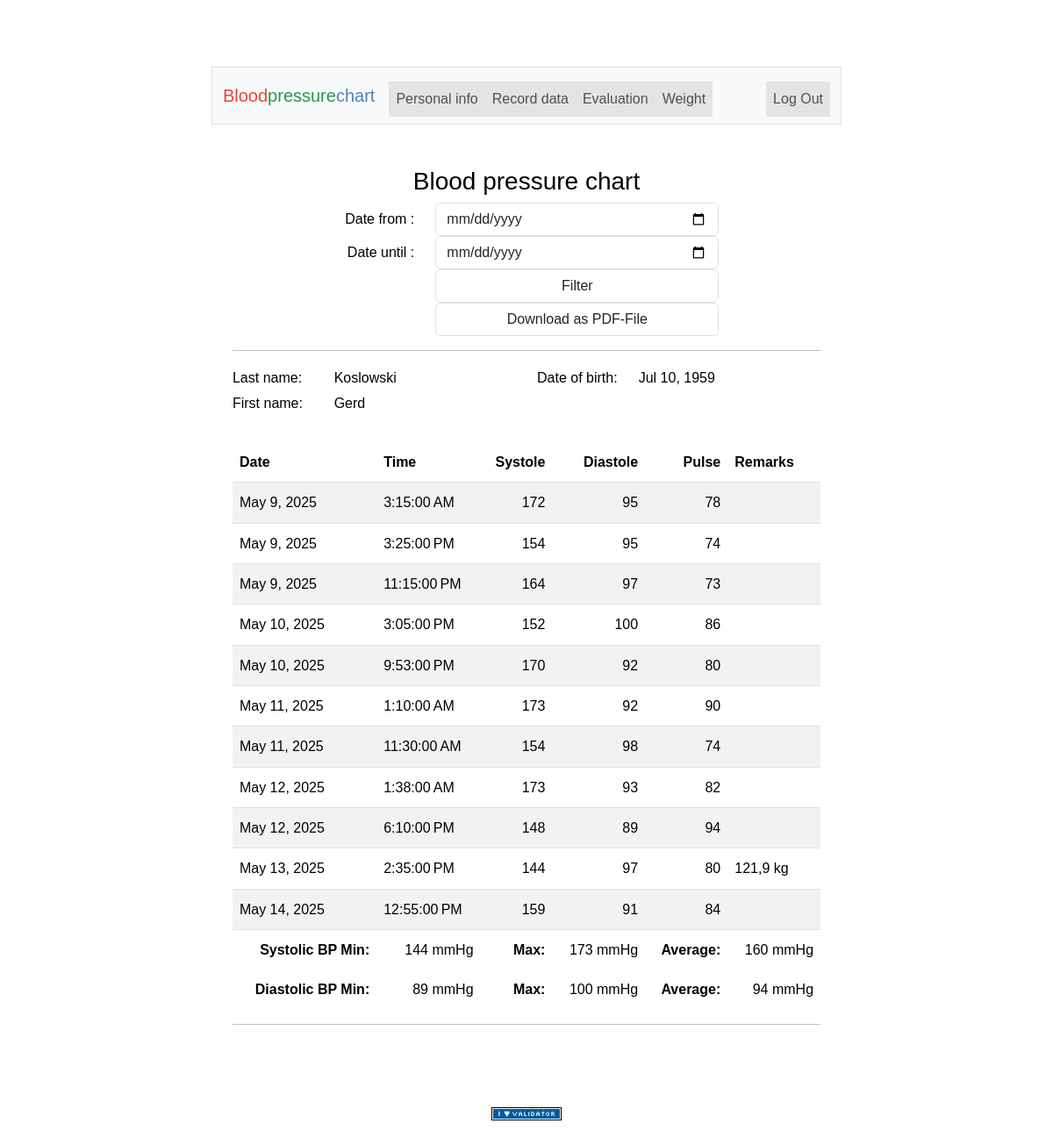
Page /diastole (signed in) on the committed database.
### tables this page shows
CREATE TABLE users (
    id INTEGER PRIMARY KEY AUTOINCREMENT NOT NULL,
    username TEXT NOT NULL,
    pwhash TEXT NOT NULL,
    firstname TEXT,
    lastname TEXT,
    birthday TEXT
    , body_height INTEGER DEFAULT 0, last_login TEXT DEFAULT "2025-05-14 01:10", retries INTEGER DEFAULT 0);

CREATE TABLE measurements (
    id  INTEGER PRIMARY KEY AUTOINCREMENT NOT NULL,
    userid  INTEGER NOT NULL,
    mdate   TEXT NOT NULL DEFAULT current_timestamp,
    systole INTEGER,
    diastole    INTEGER,
    pulse   INTEGER,
    remarks TEXT);

### app.py (the view)
@app.route("/diastole", methods=["GET", "POST"])
@login_required
def diastole():
    return blood_pressure_chart()

### app.py (called while the page is built)
def get_locale():
    return request.accept_languages.best_match(app.config['LANGUAGES'])

@app.after_request
def after_request(response):
    response.headers["Cache-Control"] = "no-cache, no-store, must-revalidate"
    response.headers["Expires"] = 0
    response.headers["Pragma"] = "no-cache"
    return response

### dbaccess.py (called while the page is built)
def get_locale():
    return request.accept_languages.best_match(current_app.config['LANGUAGES'])

def getDB():
    conn = sqlite3.connect('diastole.db')
    conn.row_factory = sqlite3.Row
    return conn

def get_personal_info(conn, userid):
    cur = conn.cursor()
    cur.execute("SELECT firstname, lastname, birthday, body_height FROM users WHERE id = ?", (userid,))
    rows = cur.fetchall()
    if len(rows) > 0:
        result = {}
        if rows[0]["firstname"] != None:
            result["firstname"] = rows[0]["firstname"]
        else:
            result["firstname"] = ""
        if rows[0]["lastname"] != None:
            result["lastname"] = rows[0]["lastname"]
        else:
            result["lastname"] = ""
        if rows[0]["birthday"] != None:
            result["birthday"] = rows[0]["birthday"]
        else:
            result["birthday"] = ""
        try:
            result["body_height"] = int( rows[0]["body_height"] )
        except (ValueError, TypeError):
            result["body_height"] = 0
        return result
    else:
        return {}

def getTime( mdate ):
    date = datetime.fromisoformat(mdate)
    return date.strftime("%H:%M")

def getDate( mdate ):
    date = datetime.fromisoformat(mdate)
    return date.strftime("%Y-%m-%d")

def date_format(mdate):
    try:
        d = date.fromisoformat(mdate)
    except (TypeError, ValueError):
        return ""
    return format_date(d, locale=get_locale())

def time_format(mtime):
    try:
        d = datetime.strptime(mtime, '%H:%M').time()
    except (TypeError, ValueError):
        return ""
    return format_time(d, locale=get_locale())

### helpers.py (called while the page is built)
def login_required(f):
    @wraps(f)
    def decorated_function(*args, **kwargs):
        if session.get("user_id") is None:
            return redirect("/diastole/login")
        return f(*args, **kwargs)
    return decorated_function

### templates/bpchart.html (shortened to what this page needs)
{% extends "layout.html" %}
{% block main %}
    <div class="container">
        <h3>{{ _('Blood pressure chart') }}</h3>
        <form action="/diastole" method = "post">
            <div class="form-group row">
                <div class="col-sm-4 col-form-label text-md-end">
                    <label for="datefrom">{{ _('Date from : ') }}</label>
                </div>
                <div class="col-sm-6">
                    <input type="date" id="datefrom" class="form-control" name="datefrom" maxlength="10" autocomplete="off" value="{{ filter.datefrom }}" />
                </div>
            </div>
            <div class="form-group row">
                <div class="col-sm-4 col-form-label text-md-end">
                    <label for="dateuntil">{{ _('Date until : ') }}</label>
                </div>
                <div class="col-sm-6">
                    <input type="date" id="dateuntil" class="form-control" name="dateuntil" maxlength="10" autocomplete="off" value="{{ filter.dateuntil }}" />
                </div>
            </div>
            <div class="form-group row">
                <div class="col-sm-4 col-form-label">
                </div>
                <div class="col-sm-6">
                    <button type="submit" class="form-control" name="status" value="filter">{{ _('Filter') }}</button>
                </div>
            </div>
            <div class="form-group row">
                <div class="col-sm-4 col-form-label">
                </div>
                <div class="col-sm-6">
                    <button type="submit" class="form-control" name="status" value="pdf">{{ _('Download as PDF-File') }}</button>
                </div>
            </div>
        </form>
        <hr>
        <div class="row">
            <div class="col-md-2 text-md-start">
                {{ _('Last name: ') }}
            </div>
            <div class="col-md-2 text-md-start">
                {{ personal["lastname"] }}
            </div>
            <div class="col-md-2 text-md-start">
            </div>
            <div class="col-md-2 text-md-start">
                {{ _('Date of birth: ') }}
            </div>
            <div class="col-md-2 text-md-start">
                {{ personal["birthday"] }}
            </div>
        </div>
        <div class="row">
            <div class="col-md-2 text-md-start">
                {{ _('First name: ') }}
            </div>
            <div class="col-md-4 text-md-start">
                {{ personal["firstname"] }}
            </div>
            <div class="col-md-3 text-md-start">
            </div>
        </div>
        <div class="row">
            <div class="col-md-6 text-md-start">
            </div>
        </div>
        <table class="table table-striped">
            <thead>
                <th colspan="2" class="text-start">
                    {{ _('Date ') }}
                </th>
                <th colspan="2" class="text-start">
                    {{ _('Time ') }}
                </th>
                <th colspan="2" class="text-end">
                    {{ _('Systole ') }}
                </th>
                <th colspan="2" class="text-end">
                    {{ _('Diastole') }}
                </th>
                <th colspan="2" class="text-end">
                    {{ _('Pulse') }}
                </th>
                <th colspan="3" class="text-start">
                    {{ _('Remarks') }}
                </th>
            </thead>
            <tbody>
        {% for item in bpchart %}
                <tr>
                    <td colspan="2" class="text-start">
                        {{ item["mdate"] }}
                    </td>
                    <td colspan="2" class="text-start">
                        {{ item["mtime"] }}
                    </td>
                    <td colspan="2" class="text-end">
                        {{ item["systole"] }}
                    </td>
                    <td colspan="2" class="text-end">
                        {{ item["diastole"] }}
                    </td>
                    <td colspan="2" class="text-end">
                        {{ item["pulse"] }}
                    </td>
                    <td colspan="3" class="text-start">
                        {{ item["remarks"] }}
                    </td>
                </tr>
        {% endfor %}
            </tbody>
            <tfoot>
                <tr>
                    <td class="border-0 fw-bold text-end" colspan="3">{{ _('Systolic BP Min:') }}</td>
                    <td class="border-0 text-end">{{ minsystole }} mmHg</td>
                    <td class="border-0 fw-bold text-end" colspan="2">Max:</td>
                    <td class="border-0 text-end">{{ maxsystole }} mmHg</td>
                    <td class="border-0 fw-bold text-end" colspan="3">{{ _('Average:') }}</td>
                    <td class="border-0 text-end">{{ avgsystole }} mmHg</td>
                </tr>
                <tr>
                    <td class="border-0 fw-bold text-end" colspan="3">{{ _('Diastolic BP Min:') }}</td>
                    <td class="border-0 text-end">{{ mindiastole }} mmHg</td>
                    <td class="border-0 fw-bold text-end" colspan="2">Max:</td>
                    <td class="border-0 text-end">{{ maxdiastole }} mmHg</td>
                    <td class="border-0 fw-bold text-end" colspan="3">{{ _('Average:') }}</td>
                    <td class="border-0 text-end">{{ avgdiastole }} mmHg</td>
                </tr>
            </tfoot>
        </table>
        <hr>
    </div>
{% endblock %}

### templates/layout.html (shortened to what this page needs)
<!DOCTYPE html>
<html lang="en">
    <head>
            <link href="/static/css/bootstrap.min.css" rel="stylesheet">
            <link href="/static/css/styles.css" rel="stylesheet">
    </head>
    <body>
        <nav class="bg-light border navbar navbar-expand-md navbar-light">
            <div class="container-fluid">
                <a class="navbar-brand" href="/diastole">
                    <span class="red">{{ _("Blood") }}</span><span class="green">{{ _("pressure") }}</span><span class="blue">{{ _("chart") }}</span></a>
                <div class="collapse navbar-collapse" id="navbar">
                    {% if session["user_id"] %}
                        <ul class="navbar-nav me-auto mt-2">
                            <li class="nav-item"><a class="nav-link" href="/diastole/personal">{{ _('Personal info') }}</a></li>
                            <li class="nav-item"><a class="nav-link" href="/diastole/record">{{ _('Record data') }}</a></li>
                            <li class="nav-item"><a class="nav-link" href="/diastole/evaluation">{{ _('Evaluation') }}</a></li>
                            <li class="nav-item"><a class="nav-link" href="/weight">{{ _('Weight') }}</a></li>
                        </ul>
                        <ul class="navbar-nav ms-auto mt-2">
                            <li class="nav-item"><a class="nav-link" href="/diastole/logout">{{ _("Log Out") }}</a></li>
                        </ul>
                    {% else %}
                        <ul class="navbar-nav ms-auto mt-2">
                            <li class="nav-item"><a class="nav-link" href="/diastole/login">{{ _("Log In") }}</a></li>
                        </ul>
                    {% endif %}
                </div>
            </div>
        </nav>
        <main class="container py-5 text-center">
            {% block main %}{% endblock %}
        </main>
        <footer class="mb-5">
            <form action="https://validator.w3.org/check" class="text-center" enctype="multipart/form-data" method="post" target="_blank">
                <input alt="Validate" src="/static/images/I_heart_validator.png" type="image">
            </form>
        </footer>
    </body>
</html>

### static/css/styles.css (style rules this page uses)
nav .navbar-brand .blue { color: #537fbe; }
nav .navbar-brand .red { color: #ea433b; }
nav .navbar-brand .green { color: #2e944b; }
.red { color: #ea433b; }
main { font-size: 12pt; line-height: 22pt; margin-bottom: 22pt; }
footer { font-size: 12pt; line-height: 16pt; }
body { font-family: Helvetica, sans-serif; color: #000; background-color: white; margin: 0; width: 21cm; padding: 1cm; margin: 1cm auto; }
ul { margin-bottom: 22pt; }
ul[class] { background-color: #E5E4E2; }

### rows in the picture
users: lastname "Koslowski", birthday "Jul 10, 1959", firstname "Gerd"
measurements: mdate "May 9, 2025", mtime "3:15:00 AM", systole "172", diastole "95", pulse "78"
measurements: mdate "May 9, 2025", mtime "3:25:00 PM", systole "154", diastole "95", pulse "74"
measurements: mdate "May 9, 2025", mtime "11:15:00 PM", systole "164", diastole "97", pulse "73"
measurements: mdate "May 10, 2025", mtime "3:05:00 PM", systole "152", diastole "100", pulse "86"
measurements: mdate "May 10, 2025", mtime "9:53:00 PM", systole "170", diastole "92", pulse "80"
measurements: mdate "May 11, 2025", mtime "1:10:00 AM", systole "173", diastole "92", pulse "90"
measurements: mdate "May 11, 2025", mtime "11:30:00 AM", systole "154", diastole "98", pulse "74"
measurements: mdate "May 12, 2025", mtime "1:38:00 AM", systole "173", diastole "93", pulse "82"
measurements: mdate "May 12, 2025", mtime "6:10:00 PM", systole "148", diastole "89", pulse "94"
measurements: mdate "May 13, 2025", mtime "2:35:00 PM", systole "144", diastole "97", pulse "80", remarks "121,9 kg"
measurements: mdate "May 14, 2025", mtime "12:55:00 PM", systole "159", diastole "91", pulse "84"

### other values in the picture
{{ minsystole }} "144"
{{ maxsystole }} "173"
{{ avgsystole }} "160"
{{ mindiastole }} "89"
{{ maxdiastole }} "100"
{{ avgdiastole }} "94"
